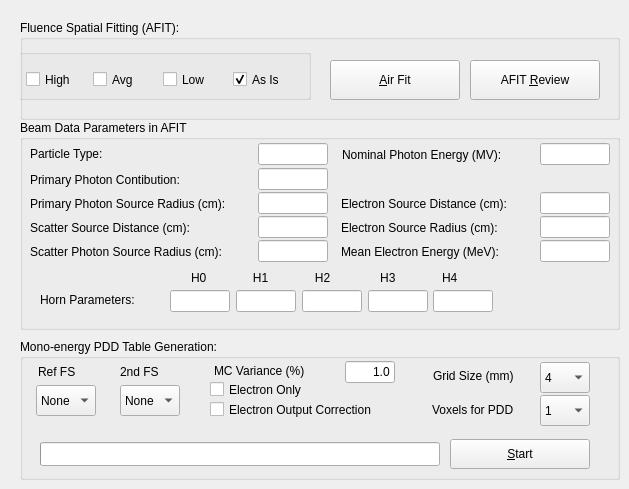
    <widget class="QWidget" name="TabPage_2">
     <attribute name="title">
      <string>AFIT(&amp;2)</string>
     </attribute>
     <widget class="QGroupBox" name="groupBoxAFIT">
      <property name="enabled">
       <bool>true</bool>
      </property>
      <property name="geometry">
       <rect>
        <x>20</x>
        <y>20</y>
        <width>600</width>
        <height>100</height>
       </rect>
      </property>
      <property name="title">
       <string>Fluence Spatial Fitting (AFIT):</string>
      </property>
      <widget class="QPushButton" name="pushButtonAirReview">
       <property name="geometry">
        <rect>
         <x>450</x>
         <y>40</y>
         <width>130</width>
         <height>40</height>
        </rect>
       </property>
       <property name="text">
        <string>AFIT &amp;Review</string>
       </property>
       <property name="shortcut">
        <string>Alt+R</string>
       </property>
      </widget>
      <widget class="QPushButton" name="pushButtonAirFit">
       <property name="geometry">
        <rect>
         <x>310</x>
         <y>40</y>
         <width>130</width>
         <height>40</height>
        </rect>
       </property>
       <property name="text">
        <string>&amp;Air Fit</string>
       </property>
       <property name="shortcut">
        <string>Alt+A</string>
       </property>
      </widget>
      <widget class="QGroupBox" name="buttonGroupSym">
       <property name="geometry">
        <rect>
         <x>-10</x>
         <y>29</y>
         <width>301</width>
         <height>51</height>
        </rect>
       </property>
       <property name="title">
        <string/>
       </property>
       <property name="checkable">
        <bool>false</bool>
       </property>
       <widget class="QCheckBox" name="checkBoxAsIs">
        <property name="geometry">
         <rect>
          <x>223</x>
          <y>20</y>
          <width>60</width>
          <height>21</height>
         </rect>
        </property>
        <property name="inputMethodHints">
         <set>Qt::ImhNone</set>
        </property>
        <property name="text">
         <string>As Is</string>
        </property>
        <property name="checked">
         <bool>true</bool>
        </property>
       </widget>
       <widget class="QCheckBox" name="checkBoxLow">
        <property name="geometry">
         <rect>
          <x>153</x>
          <y>20</y>
          <width>50</width>
          <height>21</height>
         </rect>
        </property>
        <property name="inputMethodHints">
         <set>Qt::ImhNone</set>
        </property>
        <property name="text">
         <string>Low</string>
        </property>
        <property name="checked">
         <bool>false</bool>
        </property>
       </widget>
       <widget class="QCheckBox" name="checkBoxHigh">
        <property name="geometry">
         <rect>
          <x>16</x>
          <y>20</y>
          <width>61</width>
          <height>21</height>
         </rect>
        </property>
        <property name="inputMethodHints">
         <set>Qt::ImhNone</set>
        </property>
        <property name="text">
         <string>High</string>
        </property>
       </widget>
       <widget class="QCheckBox" name="checkBoxAvg">
        <property name="geometry">
         <rect>
          <x>83</x>
          <y>20</y>
          <width>50</width>
          <height>21</height>
         </rect>
        </property>
        <property name="inputMethodHints">
         <set>Qt::ImhNone</set>
        </property>
        <property name="text">
         <string>Avg</string>
        </property>
       </widget>
      </widget>
     </widget>
     <widget class="QGroupBox" name="groupBoxMonoMC">
      <property name="enabled">
       <bool>true</bool>
      </property>
      <property name="geometry">
       <rect>
        <x>20</x>
        <y>339</y>
        <width>600</width>
        <height>141</height>
       </rect>
      </property>
      <property name="title">
       <string>Mono-energy PDD Table Generation:</string>
      </property>
      <widget class="QComboBox" name="comboBox2ndFS">
       <property name="geometry">
        <rect>
         <x>100</x>
         <y>46</y>
         <width>60</width>
         <height>31</height>
        </rect>
       </property>
       <item>
        <property name="text">
         <string>None</string>
        </property>
       </item>
      </widget>
      <widget class="QProgressBar" name="progressBarMonoMC">
       <property name="geometry">
        <rect>
         <x>20</x>
         <y>103</y>
         <width>400</width>
         <height>24</height>
        </rect>
       </property>
       <property name="centerIndicator" stdset="0">
        <bool>true</bool>
       </property>
      </widget>
      <widget class="QComboBox" name="comboBox1stFS">
       <property name="geometry">
        <rect>
         <x>16</x>
         <y>46</y>
         <width>60</width>
         <height>31</height>
        </rect>
       </property>
       <item>
        <property name="text">
         <string>None</string>
        </property>
       </item>
      </widget>
      <widget class="QComboBox" name="comboBoxVoxels">
       <property name="geometry">
        <rect>
         <x>520</x>
         <y>56</y>
         <width>50</width>
         <height>31</height>
        </rect>
       </property>
       <property name="currentIndex">
        <number>0</number>
       </property>
       <item>
        <property name="text">
         <string>1</string>
        </property>
       </item>
       <item>
        <property name="text">
         <string>4</string>
        </property>
       </item>
       <item>
        <property name="text">
         <string>16</string>
        </property>
       </item>
      </widget>
      <widget class="QComboBox" name="comboBoxGridSize">
       <property name="geometry">
        <rect>
         <x>520</x>
         <y>23</y>
         <width>50</width>
         <height>31</height>
        </rect>
       </property>
       <property name="currentIndex">
        <number>3</number>
       </property>
       <item>
        <property name="text">
         <string>1</string>
        </property>
       </item>
       <item>
        <property name="text">
         <string>2</string>
        </property>
       </item>
       <item>
        <property name="text">
         <string>3</string>
        </property>
       </item>
       <item>
        <property name="text">
         <string>4</string>
        </property>
       </item>
       <item>
        <property name="text">
         <string>5</string>
        </property>
       </item>
      </widget>
      <widget class="QPushButton" name="pushButtonMonoStart">
       <property name="geometry">
        <rect>
         <x>430</x>
         <y>100</y>
         <width>140</width>
         <height>30</height>
        </rect>
       </property>
       <property name="text">
        <string>&amp;Start</string>
       </property>
       <property name="shortcut">
        <string>Alt+S</string>
       </property>
      </widget>
      <widget class="QLabel" name="textLabelFS1">
       <property name="geometry">
        <rect>
         <x>18</x>
         <y>22</y>
         <width>50</width>
         <height>21</height>
        </rect>
       </property>
       <property name="text">
        <string>Ref FS</string>
       </property>
       <property name="wordWrap">
        <bool>false</bool>
       </property>
      </widget>
      <widget class="QLabel" name="textLabelFS2">
       <property name="geometry">
        <rect>
         <x>100</x>
         <y>22</y>
         <width>50</width>
         <height>21</height>
        </rect>
       </property>
       <property name="text">
        <string>2nd FS</string>
       </property>
       <property name="wordWrap">
        <bool>false</bool>
       </property>
      </widget>
      <widget class="QCheckBox" name="checkBoxElectronOnly">
       <property name="geometry">
        <rect>
         <x>190</x>
         <y>40</y>
         <width>120</width>
         <height>21</height>
        </rect>
       </property>
       <property name="text">
        <string>Electron Only</string>
       </property>
       <property name="checked">
        <bool>false</bool>
       </property>
      </widget>
      <widget class="QCheckBox" name="checkBoxElectronCorrect">
       <property name="geometry">
        <rect>
         <x>190</x>
         <y>60</y>
         <width>210</width>
         <height>21</height>
        </rect>
       </property>
       <property name="text">
        <string>Electron Output Correction</string>
       </property>
       <property name="checked">
        <bool>false</bool>
       </property>
      </widget>
      <widget class="QLabel" name="textLabelMCVariance">
       <property name="geometry">
        <rect>
         <x>194</x>
         <y>21</y>
         <width>120</width>
         <height>21</height>
        </rect>
       </property>
       <property name="text">
        <string>MC Variance (%)</string>
       </property>
       <property name="wordWrap">
        <bool>false</bool>
       </property>
      </widget>
      <widget class="QLineEdit" name="lineEditSTDev">
       <property name="geometry">
        <rect>
         <x>325</x>
         <y>22</y>
         <width>50</width>
         <height>22</height>
        </rect>
       </property>
       <property name="text">
        <string>1.0</string>
       </property>
       <property name="alignment">
        <set>Qt::AlignRight</set>
       </property>
       <property name="readOnly">
        <bool>false</bool>
       </property>
      </widget>
      <widget class="QLabel" name="textLabelGridSizeMM">
       <property name="geometry">
        <rect>
         <x>413</x>
         <y>26</y>
         <width>107</width>
         <height>21</height>
        </rect>
       </property>
       <property name="text">
        <string>Grid Size (mm)</string>
       </property>
       <property name="wordWrap">
        <bool>false</bool>
       </property>
      </widget>
      <widget class="QLabel" name="textLabelVoxels">
       <property name="geometry">
        <rect>
         <x>412</x>
         <y>60</y>
         <width>107</width>
         <height>21</height>
        </rect>
       </property>
       <property name="text">
        <string>Voxels for PDD</string>
       </property>
       <property name="wordWrap">
        <bool>false</bool>
       </property>
      </widget>
     </widget>
     <widget class="QGroupBox" name="groupBoxVerificationAir">
      <property name="geometry">
       <rect>
        <x>20</x>
        <y>120</y>
        <width>600</width>
        <height>210</height>
       </rect>
      </property>
      <property name="title">
       <string>Beam Data Parameters in AFIT</string>
      </property>
      <widget class="QLabel" name="textLabelHornAir">
       <property name="geometry">
        <rect>
         <x>20</x>
         <y>169</y>
         <width>103</width>
         <height>21</height>
        </rect>
       </property>
       <property name="text">
        <string>Horn Parameters:</string>
       </property>
       <property name="wordWrap">
        <bool>false</bool>
       </property>
      </widget>
      <widget class="QLineEdit" name="lineEditPTypeAir">
       <property name="geometry">
        <rect>
         <x>238</x>
         <y>23</y>
         <width>70</width>
         <height>22</height>
        </rect>
       </property>
       <property name="text">
        <string/>
       </property>
       <property name="alignment">
        <set>Qt::AlignRight</set>
       </property>
       <property name="readOnly">
        <bool>true</bool>
       </property>
      </widget>
      <widget class="QLineEdit" name="lineEditZSAir">
       <property name="geometry">
        <rect>
         <x>238</x>
         <y>96</y>
         <width>70</width>
         <height>22</height>
        </rect>
       </property>
       <property name="text">
        <string/>
       </property>
       <property name="alignment">
        <set>Qt::AlignRight</set>
       </property>
       <property name="readOnly">
        <bool>true</bool>
       </property>
      </widget>
      <widget class="QLineEdit" name="lineEditZEAir">
       <property name="geometry">
        <rect>
         <x>520</x>
         <y>72</y>
         <width>70</width>
         <height>22</height>
        </rect>
       </property>
       <property name="text">
        <string/>
       </property>
       <property name="alignment">
        <set>Qt::AlignRight</set>
       </property>
       <property name="readOnly">
        <bool>true</bool>
       </property>
      </widget>
      <widget class="QLineEdit" name="lineEditEAir">
       <property name="geometry">
        <rect>
         <x>520</x>
         <y>23</y>
         <width>70</width>
         <height>22</height>
        </rect>
       </property>
       <property name="text">
        <string/>
       </property>
       <property name="alignment">
        <set>Qt::AlignRight</set>
       </property>
       <property name="readOnly">
        <bool>true</bool>
       </property>
      </widget>
      <widget class="QLabel" name="textLabelEAir">
       <property name="geometry">
        <rect>
         <x>322</x>
         <y>24</y>
         <width>180</width>
         <height>21</height>
        </rect>
       </property>
       <property name="text">
        <string>Nominal Photon Energy (MV):</string>
       </property>
       <property name="wordWrap">
        <bool>false</bool>
       </property>
      </widget>
      <widget class="QLabel" name="textLabelFFAir">
       <property name="geometry">
        <rect>
         <x>321</x>
         <y>97</y>
         <width>190</width>
         <height>21</height>
        </rect>
       </property>
       <property name="text">
        <string>Electron Source Radius (cm):</string>
       </property>
       <property name="wordWrap">
        <bool>false</bool>
       </property>
      </widget>
      <widget class="QLabel" name="textLabelZEAir">
       <property name="geometry">
        <rect>
         <x>321</x>
         <y>73</y>
         <width>190</width>
         <height>21</height>
        </rect>
       </property>
       <property name="text">
        <string>Electron Source Distance (cm):</string>
       </property>
       <property name="wordWrap">
        <bool>false</bool>
       </property>
      </widget>
      <widget class="QLabel" name="textLabelEmeanAir">
       <property name="geometry">
        <rect>
         <x>321</x>
         <y>121</y>
         <width>190</width>
         <height>21</height>
        </rect>
       </property>
       <property name="text">
        <string>Mean Electron Energy (MeV):</string>
       </property>
       <property name="wordWrap">
        <bool>false</bool>
       </property>
      </widget>
      <widget class="QLineEdit" name="lineEditEmeanAir">
       <property name="geometry">
        <rect>
         <x>520</x>
         <y>120</y>
         <width>70</width>
         <height>22</height>
        </rect>
       </property>
       <property name="text">
        <string/>
       </property>
       <property name="alignment">
        <set>Qt::AlignRight</set>
       </property>
       <property name="readOnly">
        <bool>false</bool>
       </property>
      </widget>
      <widget class="QLineEdit" name="lineEditFFRadAir">
       <property name="geometry">
        <rect>
         <x>520</x>
         <y>96</y>
         <width>70</width>
         <height>22</height>
        </rect>
       </property>
       <property name="text">
        <string/>
       </property>
       <property name="alignment">
        <set>Qt::AlignRight</set>
       </property>
       <property name="readOnly">
        <bool>false</bool>
       </property>
      </widget>
      <widget class="QLineEdit" name="lineEditH2Air">
       <property name="geometry">
        <rect>
         <x>282</x>
         <y>170</y>
         <width>60</width>
         <height>22</height>
        </rect>
       </property>
       <property name="text">
        <string/>
       </property>
       <property name="alignment">
        <set>Qt::AlignRight</set>
       </property>
       <property name="readOnly">
        <bool>true</bool>
       </property>
      </widget>
      <widget class="QLineEdit" name="lineEditH1Air">
       <property name="geometry">
        <rect>
         <x>216</x>
         <y>170</y>
         <width>60</width>
         <height>22</height>
        </rect>
       </property>
       <property name="text">
        <string/>
       </property>
       <property name="alignment">
        <set>Qt::AlignRight</set>
       </property>
       <property name="readOnly">
        <bool>true</bool>
       </property>
      </widget>
      <widget class="QLineEdit" name="lineEditH4Air">
       <property name="geometry">
        <rect>
         <x>413</x>
         <y>170</y>
         <width>60</width>
         <height>22</height>
        </rect>
       </property>
       <property name="text">
        <string/>
       </property>
       <property name="alignment">
        <set>Qt::AlignRight</set>
       </property>
       <property name="readOnly">
        <bool>true</bool>
       </property>
      </widget>
      <widget class="QLineEdit" name="lineEditH0Air">
       <property name="geometry">
        <rect>
         <x>150</x>
         <y>170</y>
         <width>60</width>
         <height>22</height>
        </rect>
       </property>
       <property name="text">
        <string/>
       </property>
       <property name="alignment">
        <set>Qt::AlignRight</set>
       </property>
       <property name="readOnly">
        <bool>true</bool>
       </property>
      </widget>
      <widget class="QLineEdit" name="lineEditH3Air">
       <property name="geometry">
        <rect>
         <x>348</x>
         <y>170</y>
         <width>60</width>
         <height>22</height>
        </rect>
       </property>
       <property name="text">
        <string/>
       </property>
       <property name="alignment">
        <set>Qt::AlignRight</set>
       </property>
       <property name="readOnly">
        <bool>true</bool>
       </property>
      </widget>
      <widget class="QLabel" name="textLabelHAir">
       <property name="geometry">
        <rect>
         <x>171</x>
         <y>147</y>
         <width>301</width>
         <height>21</height>
        </rect>
       </property>
       <property name="text">
        <string>H0              H1              H2               H3              H4</string>
       </property>
       <property name="wordWrap">
        <bool>false</bool>
       </property>
      </widget>
      <widget class="QLabel" name="textLabelZSAir">
       <property name="geometry">
        <rect>
         <x>10</x>
         <y>97</y>
         <width>221</width>
         <height>21</height>
        </rect>
       </property>
       <property name="text">
        <string>Scatter Source Distance (cm):</string>
       </property>
       <property name="wordWrap">
        <bool>false</bool>
       </property>
      </widget>
      <widget class="QLabel" name="textLabelP0Air">
       <property name="geometry">
        <rect>
         <x>10</x>
         <y>49</y>
         <width>221</width>
         <height>21</height>
        </rect>
       </property>
       <property name="text">
        <string>Primary Photon Contibution:</string>
       </property>
       <property name="wordWrap">
        <bool>false</bool>
       </property>
      </widget>
      <widget class="QLabel" name="textLabelS0Air">
       <property name="geometry">
        <rect>
         <x>10</x>
         <y>73</y>
         <width>221</width>
         <height>21</height>
        </rect>
       </property>
       <property name="text">
        <string>Primary Photon Source Radius (cm):</string>
       </property>
       <property name="wordWrap">
        <bool>false</bool>
       </property>
      </widget>
      <widget class="QLabel" name="textLabelSSAir">
       <property name="geometry">
        <rect>
         <x>10</x>
         <y>121</y>
         <width>221</width>
         <height>21</height>
        </rect>
       </property>
       <property name="text">
        <string>Scatter Photon Source Radius (cm):</string>
       </property>
       <property name="wordWrap">
        <bool>false</bool>
       </property>
      </widget>
      <widget class="QLineEdit" name="lineEditSSAir">
       <property name="geometry">
        <rect>
         <x>238</x>
         <y>120</y>
         <width>70</width>
         <height>22</height>
        </rect>
       </property>
       <property name="text">
        <string/>
       </property>
       <property name="alignment">
        <set>Qt::AlignRight</set>
       </property>
       <property name="readOnly">
        <bool>true</bool>
       </property>
      </widget>
      <widget class="QLabel" name="textLabelTypeAir">
       <property name="geometry">
        <rect>
         <x>10</x>
         <y>23</y>
         <width>221</width>
         <height>21</height>
        </rect>
       </property>
       <property name="text">
        <string>Particle Type:</string>
       </property>
       <property name="wordWrap">
        <bool>false</bool>
       </property>
      </widget>
      <widget class="QLineEdit" name="lineEditS0Air">
       <property name="geometry">
        <rect>
         <x>238</x>
         <y>72</y>
         <width>70</width>
         <height>22</height>
        </rect>
       </property>
       <property name="text">
        <string/>
       </property>
       <property name="alignment">
        <set>Qt::AlignRight</set>
       </property>
       <property name="readOnly">
        <bool>true</bool>
       </property>
      </widget>
      <widget class="QLineEdit" name="lineEditP0Air">
       <property name="geometry">
        <rect>
         <x>238</x>
         <y>48</y>
         <width>70</width>
         <height>22</height>
        </rect>
       </property>
       <property name="text">
        <string/>
       </property>
       <property name="alignment">
        <set>Qt::AlignRight</set>
       </property>
       <property name="readOnly">
        <bool>false</bool>
       </property>
      </widget>
     </widget>
    </widget>
